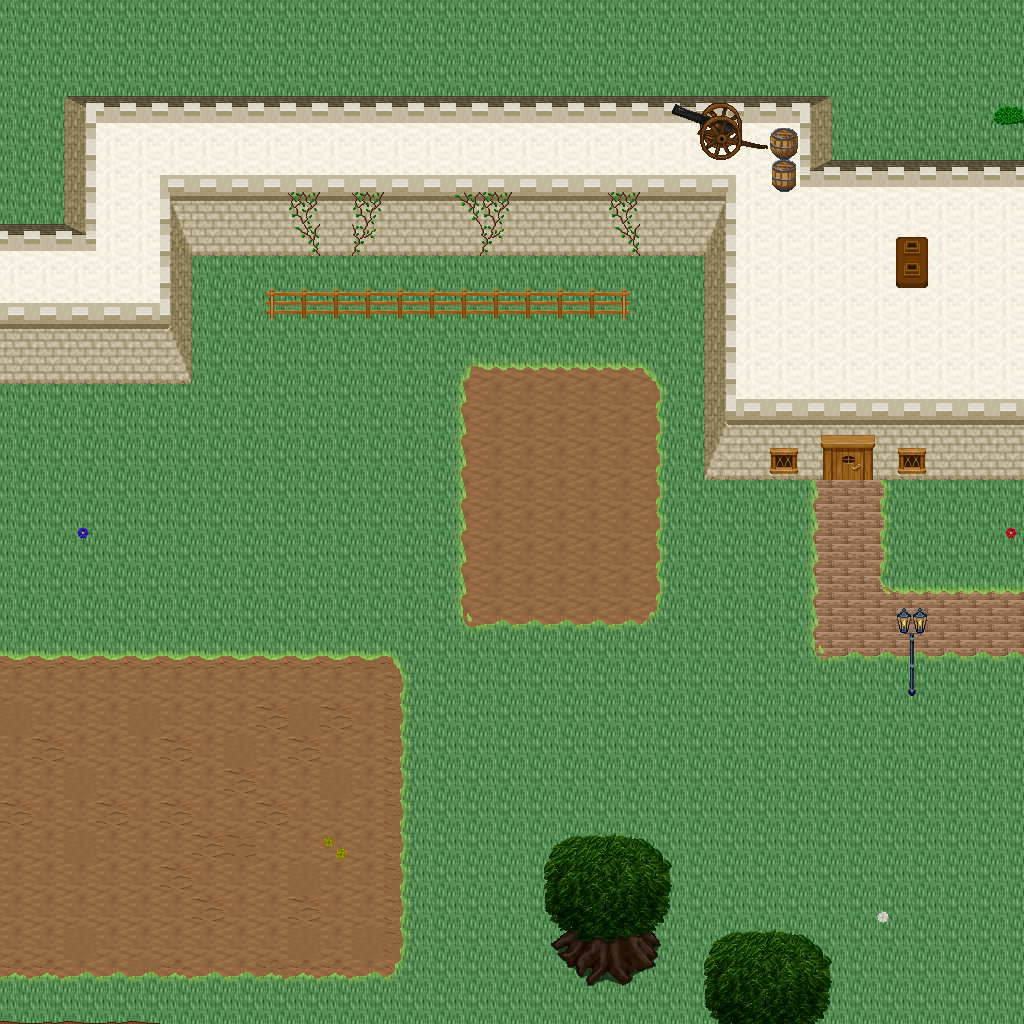

A level layout from a 2D game, rendered from its tile map. Below: a short description, then the map file with tile-grid data replaced by summaries:
An orthogonal 32x32 tile map with 32x32 px tiles, 5 tile layers (Ground, Objects, Objects2, Above, ...), 1 hidden layer not drawn, 46 tilesets.

<map version="1.10" tiledversion="1.11.0" orientation="orthogonal" renderorder="right-down" width="32" height="32" tilewidth="32" tileheight="32" infinite="0" nextlayerid="11" nextobjectid="1">
 <tileset firstgid="1" name="logic_collision" tilewidth="32" tileheight="32" tilecount="1" columns="1">
  <image source="../drawable/logic_collision.png" width="32" height="32" />
 </tileset>
 <tileset firstgid="2" name="ground_ground" tilewidth="32" tileheight="32" tilecount="33" columns="3">
  <image source="../drawable/ground_ground.png" width="96" height="352" />
 </tileset>
 <tileset firstgid="35" name="building_castle" tilewidth="32" tileheight="32" tilecount="320" columns="20">
  <image source="../drawable/building_castle.png" width="640" height="512" />
 </tileset>
 <tileset firstgid="355" name="item_weapon_cannon" tilewidth="32" tileheight="32" tilecount="12" columns="3">
  <image source="../drawable/item_weapon_cannon.png" width="96" height="128" />
 </tileset>
 <tileset firstgid="367" name="item_pot_barrels_1" tilewidth="32" tileheight="32" tilecount="8" columns="4">
  <image source="../drawable/item_pot_barrels_1.png" width="128" height="64" />
 </tileset>
 <tileset firstgid="375" name="plant_tree_tree_darkgreen" tilewidth="32" tileheight="32" tilecount="88" columns="8">
  <image source="../drawable/plant_tree_tree_darkgreen.png" width="256" height="352" />
 </tileset>
 <tileset firstgid="463" name="building_decoration_chimney_big" tilewidth="32" tileheight="32" tilecount="2" columns="1">
  <image source="../drawable/building_decoration_chimney_big.png" width="32" height="64" />
 </tileset>
 <tileset firstgid="465" name="building_door_door" tilewidth="32" tileheight="32" tilecount="6" columns="3">
  <image source="../drawable/building_door_door.png" width="96" height="64" />
 </tileset>
 <tileset firstgid="471" name="building_door_closed" tilewidth="32" tileheight="32" tilecount="1" columns="1">
  <image source="../drawable/building_door_closed.png" width="32" height="32" />
 </tileset>
 <tileset firstgid="472" name="building_window_window_centered" tilewidth="32" tileheight="32" tilecount="1" columns="1">
  <image source="../drawable/building_window_window_centered.png" width="32" height="32" />
 </tileset>
 <tileset firstgid="473" name="plant_bush_bushes" tilewidth="32" tileheight="32" tilecount="10" columns="5">
  <image source="../drawable/plant_bush_bushes.png" width="160" height="64" />
 </tileset>
 <tileset firstgid="483" name="furniture_sink_pale_brown_stone" tilewidth="32" tileheight="32" tilecount="4" columns="2">
  <image source="../drawable/furniture_sink_pale_brown_stone.png" width="64" height="64" />
 </tileset>
 <tileset firstgid="487" name="logic_item_sheepfood" tilewidth="32" tileheight="32" tilecount="1" columns="1">
  <image source="../drawable/logic_item_sheepfood.png" width="32" height="32" />
 </tileset>
 <tileset firstgid="488" name="logic_creature_sheep" tilewidth="32" tileheight="32" tilecount="1" columns="1">
  <image source="../drawable/logic_creature_sheep.png" width="32" height="32" />
 </tileset>
 <tileset firstgid="489" name="ground_grass_edges" tilewidth="32" tileheight="32" tilecount="36" columns="12">
  <image source="../drawable/ground_grass_edges.png" width="384" height="96" />
 </tileset>
 <tileset firstgid="525" name="ground_grass_corners" tilewidth="32" tileheight="32" tilecount="24" columns="6">
  <image source="../drawable/ground_grass_corners.png" width="192" height="128" />
 </tileset>
 <tileset firstgid="549" name="building_decoration_chimney" tilewidth="32" tileheight="32" tilecount="2" columns="1">
  <image source="../drawable/building_decoration_chimney.png" width="32" height="64" />
 </tileset>
 <tileset firstgid="551" name="plant_tree_taller_trees" tilewidth="32" tileheight="32" tilecount="32" columns="8">
  <image source="../drawable/plant_tree_taller_trees.png" width="256" height="128" />
 </tileset>
 <tileset firstgid="583" name="plant_vine" tilewidth="32" tileheight="32" tilecount="3" columns="1">
  <image source="../drawable/plant_vine.png" width="32" height="96" />
 </tileset>
 <tileset firstgid="586" name="logic_item_fruits" tilewidth="32" tileheight="32" tilecount="16" columns="8">
  <image source="../drawable/logic_item_fruits.png" width="256" height="64" />
 </tileset>
 <tileset firstgid="602" name="logic_item_vegetable" tilewidth="32" tileheight="32" tilecount="16" columns="8">
  <image source="../drawable/logic_item_vegetable.png" width="256" height="64" />
 </tileset>
 <tileset firstgid="618" name="building_fence_fence_chunky" tilewidth="32" tileheight="32" tilecount="21" columns="3">
  <image source="../drawable/building_fence_fence_chunky.png" width="96" height="224" />
 </tileset>
 <tileset firstgid="639" name="furniture_light_lamp_blue" tilewidth="32" tileheight="32" tilecount="3" columns="1">
  <image source="../drawable/furniture_light_lamp_blue.png" width="32" height="96" />
 </tileset>
 <tileset firstgid="642" name="light_dim_light_7x5" tilewidth="32" tileheight="32" tilecount="35" columns="7">
  <image source="../drawable/light_dim_light_7x5.png" width="224" height="160" />
 </tileset>
 <tileset firstgid="677" name="logic_protection" tilewidth="32" tileheight="32" tilecount="2" columns="2">
  <image source="../drawable/logic_protection.png" width="64" height="32" />
 </tileset>
 <tileset firstgid="679" name="logic_item_resources" tilewidth="32" tileheight="32" tilecount="6" columns="6">
  <image source="../drawable/logic_item_resources.png" width="192" height="32" />
 </tileset>
 <tileset firstgid="685" name="logic_item_mushroom" tilewidth="32" tileheight="32" tilecount="6" columns="6">
  <image source="../drawable/logic_item_mushroom.png" width="192" height="32" />
 </tileset>
 <tileset firstgid="691" name="plant_flower_daisy_blue" tilewidth="32" tileheight="32" tilecount="8" columns="2">
  <image source="../drawable/plant_flower_daisy_blue.png" width="64" height="128" />
 </tileset>
 <tileset firstgid="699" name="plant_flower_daisy_red" tilewidth="32" tileheight="32" tilecount="8" columns="2">
  <image source="../drawable/plant_flower_daisy_red.png" width="64" height="128" />
 </tileset>
 <tileset firstgid="707" name="plant_flower_daisy_white" tilewidth="32" tileheight="32" tilecount="8" columns="2">
  <image source="../drawable/plant_flower_daisy_white.png" width="64" height="128" />
 </tileset>
 <tileset firstgid="715" name="plant_flower_daisy_yellow" tilewidth="32" tileheight="32" tilecount="8" columns="2">
  <image source="../drawable/plant_flower_daisy_yellow.png" width="64" height="128" />
 </tileset>
 <tileset firstgid="723" name="logic_creature_animal" tilewidth="32" tileheight="32" tilecount="32" columns="8">
  <image source="../drawable/logic_creature_animal.png" width="256" height="128" />
 </tileset>
 <tileset firstgid="755" name="logic_creature_rodent" tilewidth="32" tileheight="32" tilecount="8" columns="8">
  <image source="../drawable/logic_creature_rodent.png" width="256" height="32" />
 </tileset>
 <tileset firstgid="763" name="item_hen_nest" tilewidth="32" tileheight="32" tilecount="1" columns="1">
  <image source="../drawable/item_hen_nest.png" width="32" height="32" />
 </tileset>
 <tileset firstgid="764" name="logic_item_dairy" tilewidth="32" tileheight="32" tilecount="1" columns="1">
  <image source="../drawable/logic_item_dairy.png" width="32" height="32" />
 </tileset>
 <tileset firstgid="765" name="plant_flower_red_blue_clusters" tilewidth="32" tileheight="32" tilecount="4" columns="1">
  <image source="../drawable/plant_flower_red_blue_clusters.png" width="32" height="128" />
 </tileset>
 <tileset firstgid="769" name="plant_flower_pointed_yellow" tilewidth="32" tileheight="32" tilecount="2" columns="2">
  <image source="../drawable/plant_flower_pointed_yellow.png" width="64" height="32" />
 </tileset>
 <tileset firstgid="771" name="building_decoration_banner" tilewidth="32" tileheight="32" tilecount="12" columns="1">
  <image source="../drawable/building_decoration_banner.png" width="32" height="384" />
 </tileset>
 <tileset firstgid="783" name="logic_creature_fowl" tilewidth="32" tileheight="32" tilecount="6" columns="6">
  <image source="../drawable/logic_creature_fowl.png" width="192" height="32" />
 </tileset>
 <tileset firstgid="789" name="logic_portal" tilewidth="32" tileheight="32" tilecount="24" columns="8">
  <image source="../drawable/logic_portal.png" width="256" height="96" />
 </tileset>
 <tileset firstgid="813" name="building_cottage" tilewidth="32" tileheight="32" tilecount="256" columns="16">
  <image source="../drawable/building_cottage.png" width="512" height="512" />
 </tileset>
 <tileset firstgid="1069" name="building_roof_thatched_roof" tilewidth="32" tileheight="32" tilecount="256" columns="16">
  <image source="../drawable/building_roof_thatched_roof.png" width="512" height="512" />
 </tileset>
 <tileset firstgid="1325" name="building_door_doors" tilewidth="32" tileheight="32" tilecount="256" columns="16">
  <image source="../drawable/building_door_doors.png" width="512" height="512" />
 </tileset>
 <tileset firstgid="1581" name="building_window_windows" tilewidth="32" tileheight="32" tilecount="256" columns="16">
  <image source="../drawable/building_window_windows.png" width="512" height="512" />
 </tileset>
 <tileset firstgid="1837" name="ground_ground_3" tilewidth="32" tileheight="32" tilecount="5" columns="5">
  <image source="../drawable/ground_ground_3.png" width="160" height="32" />
 </tileset>
 <tileset firstgid="1842" name="plant_bush_leafy" tilewidth="32" tileheight="32" tilecount="48" columns="8">
  <image source="../drawable/plant_bush_leafy.png" width="256" height="192" />
 </tileset>
 <layer id="1" name="Ground" width="32" height="32">
  <data>[1024 cells, 1024 non-empty, 11 distinct tile ids]</data>
 </layer>
 <layer id="2" name="Objects" width="32" height="32">
  <data>[1024 cells, 224 non-empty, 57 distinct tile ids]</data>
 </layer>
 <layer id="3" name="Objects2" width="32" height="32">
  <data>[1024 cells, 8 non-empty, 8 distinct tile ids]</data>
 </layer>
 <layer id="4" name="Above" width="32" height="32">
  <data>[1024 cells, 31 non-empty, 16 distinct tile ids]</data>
 </layer>
 <layer id="5" name="Above2" width="32" height="32">
  <data>[1024 cells, 0 non-empty, 0 distinct tile ids]</data>
 </layer>
 <layer id="6" name="Walkable" width="32" height="32" visible="0">
  <data>[1024 cells, 252 non-empty, 1 distinct tile ids]</data>
 </layer>
 <objectgroup id="7" name="Mapevents" />
 <objectgroup id="8" name="Spawn" />
 <objectgroup id="9" name="Keys" />
 <objectgroup id="10" name="Replace" />
</map>
